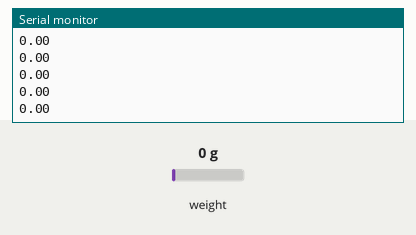
Simulated run of this sketch. Board: Arduino Uno, built with avr-gcc and run on an emulated ATmega328P. Parts: the last lines printed to the serial monitor. The inputs (shaded band) are chosen by the test bench; at power-on: weight on the scale 0 g.

Above: at 3.6 s.
3.7 s: weight on the scale set to 100 g
At 4.6 s:
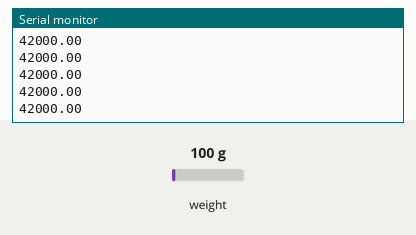
5.2 s: weight on the scale set to 1250 g
At 6.2 s:
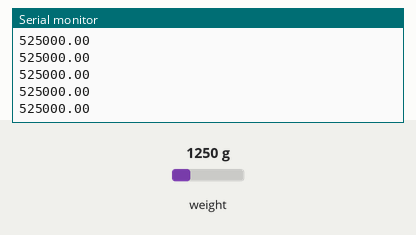
Timing chart, 0 to 8.2 s (numbered marks = the images above; inputs shaded):
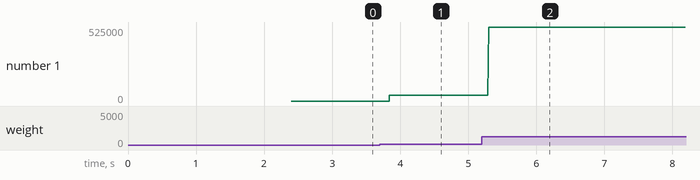

The sketch:

weight.ino
```cpp
#include <HX711_ADC.h>

HX711_ADC loadCell(4 ,5);

void setup() {
  // put your setup code here, to run once:
  loadCell.begin();
  loadCell.start(2000);
  loadCell.setCalFactor(1.0);
  Serial.begin(9600);
}

void loop() {
  // put your main code here, to run repeatedly:
  loadCell.update();
  float i = loadCell.getData();
  Serial.println( i);
}
```

Measured:
- after the input at 3.7 s, the serial monitor: prints a new line after 0.14 s (image 1)
- after the input at 5.2 s, the serial monitor: prints a new line after 0.10 s (image 2)
- plotted number 1: 0 → 42000 after the input at 3.7 s, 42000 → 5 after the input at 5.2 s
